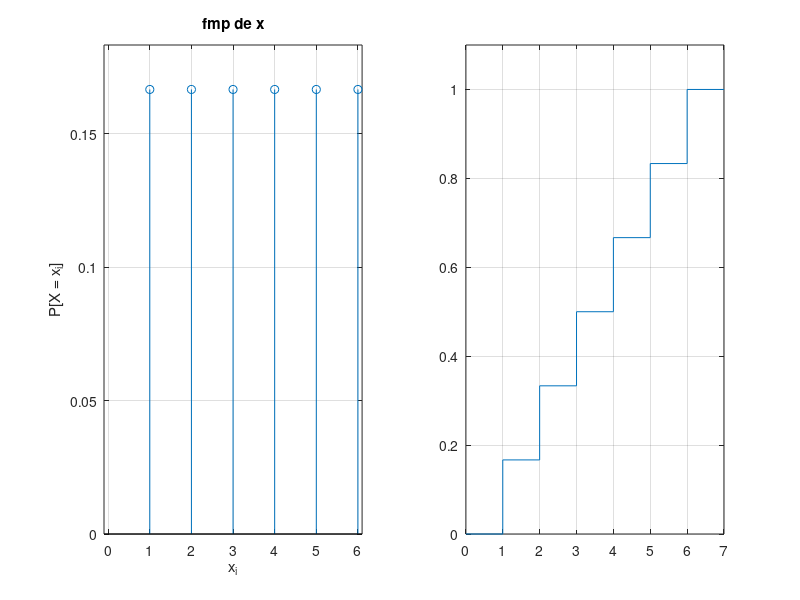

The MATLAB script that drew this image:
Sx = 1:6 % Espaco de amostragem = valores possiveis

%p (1) = 1/6

probs = [1 1 1 1 1 1] / 6


figure(1)
subplot(1,2,1)
stem(Sx, probs) %grafico com x = valores possiveis, y = probabilidades
xlim([0 7])
title('fmp de x')
xlabel("x_i")
ylabel("P[X = x_i]")
axis([-0.1 6.1 0 1/6*1.1])
grid on
%%
subplot(1,2,2)
pacumul = cumsum(probs)
stairs([0 Sx 7], [0 pacumul 1])
xlim([0 7])
ylim([0 1.1])
grid on


